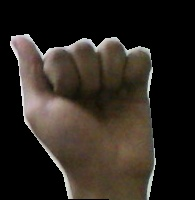
#> input picture Sign-to-text/A.jpg, 195 x 200 px, given in place of the camera
$ python train.py
#> lines starting #> are read from the running program, lines starting #| are printed output that depends on the picture
import numpy as np
import cv2
import time


def find_object_backsub(imb, imf, filtert):
    filterthresh = filtert
    imf = np.int64(imf)
    imb = np.int64(imb)
    img = imf - imb

    img[img < -filterthresh] = 255
    img[img < filterthresh] = 0
    img[img > filterthresh] = 255

    img = np.uint8(img)
    img = cv2.cvtColor(img, cv2.COLOR_BGR2GRAY)
    ret, img = cv2.threshold(img, 0, 255, cv2.THRESH_BINARY)
    img = cv2.erode(img, None, iterations=1)
    imgmask = cv2.dilate(img, None, iterations=2)

    return imgmask


filterthresh = 25
thresh = 3

cap = cv2.VideoCapture(0)
kernel = None
imb = None
ret, frame = cap.read()
#> frame is the input picture: shape (200, 195, 3); mean B, G, R 31.9, 38.5, 45.1
frame = cv2.flip(frame, 1)
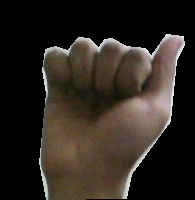
#> frame: shape (200, 195, 3); mean B, G, R 31.9, 38.5, 45.1
cv2.rectangle(frame, (430, 0), (635, 210), (0, 200, 10), 2)
boxf = frame[5:205, 435:630]
#> boxf = empty array
realpart = np.zeros(boxf.shape, dtype=np.uint8)
#> realpart = empty array

while (True):
    ret, frame = cap.read()
    frame = cv2.flip(frame, 1)
    if not ret:
        break
    cv2.rectangle(frame, (430, 0), (635, 210), (0, 200, 10), 2)
    boxf = frame[5:205, 435:630]
    realpart = np.zeros(boxf.shape, dtype=np.uint8)
    print(boxf.shape)
#| (195, 0, 3)
    if imb is None:
        time.sleep(2)
        imb = boxf
#> imb = empty array
        continue
    canvas = np.zeros([200, 195], dtype=np.uint8)
    canvas = np.zeros(boxf.shape[:2], dtype=np.uint8)
    closing = find_object_backsub(imb, boxf, filterthresh)
    contours, hierarchy = cv2.findContours(closing, cv2.RETR_EXTERNAL, cv2.CHAIN_APPROX_SIMPLE)
    if contours and cv2.contourArea(max(contours, key=cv2.contourArea)) > 1000:
        c = max(contours, key=cv2.contourArea)
        epsilon = 0.005 * cv2.arcLength(c, True)
        approx = cv2.approxPolyDP(c, epsilon, True)
        cv2.drawContours(canvas, [approx], -1, 255, -1)
        realpart = cv2.bitwise_and(boxf, boxf, mask=canvas)

    cv2.line(frame, (430, 105), (635, 105), (0, 0, 255), 3)
    cv2.line(frame, (532, 0), (532, 210), (0, 0, 255), 3)
    cv2.imshow('closing', closing)
    cv2.imshow('canvas', canvas)
    cv2.imshow('realpart', realpart)

    cv2.imshow('frame', frame)
    if cv2.waitKey(10) & 0xFF == ord('q'):
        break

    if cv2.waitKey(10) & 0xFF == ord('s'):
        cv2.imwrite('E.jpg', realpart)
        break

cap.release()
cv2.destroyAllWindows()

$ run again, on Sign-to-text/B.jpg
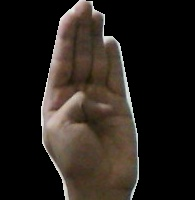
#> input picture Sign-to-text/B.jpg, 195 x 200 px, given in place of the camera
#> frame is the input picture: shape (200, 195, 3); mean B, G, R 27.3, 32.4, 38.7
#> `frame = cv2.flip(frame, 1)`:
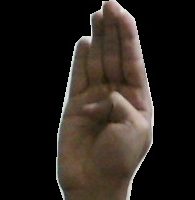
#> frame: shape (200, 195, 3); mean B, G, R 27.3, 32.4, 38.7
#> boxf = empty array
#| (195, 0, 3)

$ run again, on Sign-to-text/C.jpg
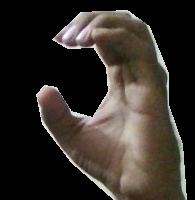
#> input picture Sign-to-text/C.jpg, 195 x 200 px, given in place of the camera
#> frame is the input picture: shape (200, 195, 3); mean B, G, R 39.9, 45.7, 51.7
#> `frame = cv2.flip(frame, 1)`:
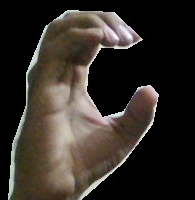
#> frame: shape (200, 195, 3); mean B, G, R 39.9, 45.7, 51.7
#> boxf = empty array
#| (195, 0, 3)

$ run again, on Sign-to-text/D.jpg
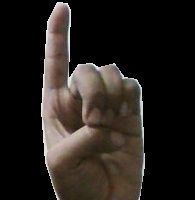
#> input picture Sign-to-text/D.jpg, 195 x 200 px, given in place of the camera
#> frame is the input picture: shape (200, 195, 3); mean B, G, R 29.1, 33.1, 38.4
#> `frame = cv2.flip(frame, 1)`:
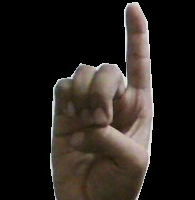
#> frame: shape (200, 195, 3); mean B, G, R 29.1, 33.1, 38.4
#> boxf = empty array
#| (195, 0, 3)
